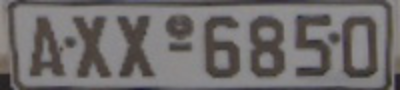
#> input picture ABR/Vision_Basics/11.thresholding/license_plate.png, 400 x 90 px, found by its file name
$ python otsu_thresholding.py license_plate.png
#> lines starting #> are read from the running program, lines starting #| are printed output that depends on the picture; after the words box and inside, x2 and y2 are one past the last pixel; in counts of white or black regions, pixels touching at a corner belong together
# USAGE
# python otsu_thresholding.py opencv_logo.png

# import the necessary packages
import sys
import cv2

#Get the image
#img = sys.argv[1]

# load the image, convert it to grayscale, and blur it slightly
image = cv2.imread(r'C:\Users\Shaolin Kataria\Documents\GitHub\ML-and-OpenCV-projects\ABR\Vision_Basics\11.thresholding\license_plate.png')
#> image is the input picture: shape (90, 400, 3); mean B, G, R 107.6, 107.8, 111.5
gray = cv2.cvtColor(image, cv2.COLOR_BGR2GRAY)
blurred = cv2.GaussianBlur(gray, (7, 7), 0)
cv2.imshow("Image", image)

# apply Otsu's automatic thresholding -- Otsu's method automatically
# determines the best threshold value `T` for us
(T, threshInv) = cv2.threshold(blurred, 0, 255,
	cv2.THRESH_BINARY_INV | cv2.THRESH_OTSU)
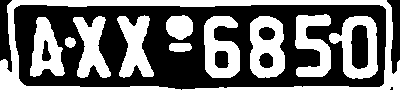
#> threshInv: shape (90, 400); 43.2% white; 11 white regions, largest, box (x1, y1, x2, y2) and area: (0, 0, 400, 90) 5006, (250, 16, 285, 78) 1559, (329, 16, 378, 79) 1494
#> T = 105
cv2.imshow("Threshold", threshInv)
print("Otsu's thresholding value: {}".format(T))
#| Otsu's thresholding value: 105.0

# finally, we can visualize only the masked regions in the image
cv2.imshow("Output", cv2.bitwise_and(image, image, mask=threshInv))
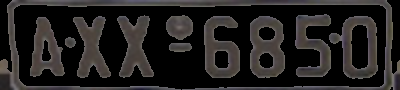
#> window 'Output': shape (90, 400, 3); mean B, G, R 32.6, 33.2, 35.5
cv2.waitKey(0)
